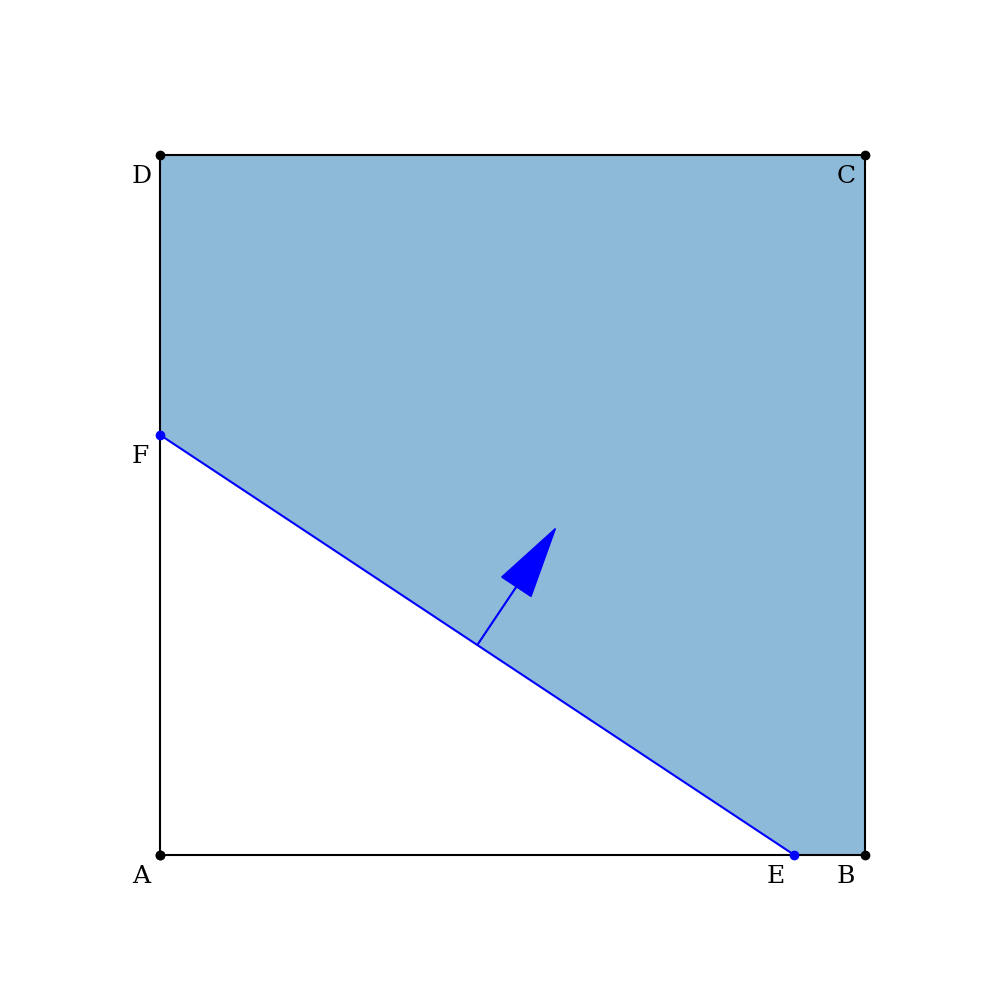

Write the Python code that produced this figure.
#import matplotlib.pyplot as plt
#x = range(1,10)
#y = range(1,10)
#plt.plot(x,y,'o')
#plt.show()

import matplotlib.pyplot as plt
import numpy as np
import matplotlib.patches as mpatches



# neighbour-intersection
E   = [0.9, 0]
F   = [0, 0.6]

# meta-intersection
#E   = [1, 0.3]
#F   = [0, 0.8]

G   = 0.5*(np.array(E)+np.array(F))
EF  = np.array(F) - np.array(E)
n   = 0.1*np.array([EF[1], -EF[0]])/np.linalg.norm(EF)

pt0 = [0, 0]
pt1 = [1, 0]
pt2 = [1, 1]
pt3 = [0, 1]
ptx = [pt0[0], pt1[0], pt2[0], pt3[0], pt0[0]]
pty = [pt0[1], pt1[1], pt2[1], pt3[1], pt0[1]]

EFx = [E[0], F[0]]
EFy = [E[1], F[1]]

liquidx = [E[0], pt1[0], pt2[0], pt3[0], F[0]]
liquidy = [E[1], pt1[1], pt2[1], pt3[1], F[1]]

font = {'family': 'serif',
        'color':  'black',
        'weight': 'normal',
        'size': 18,
        }

plt.figure(figsize=(10,10))
plt.axis('off')
plt.plot(ptx, pty, marker = 'o', color = 'k')
plt.fill(liquidx, liquidy, zorder=0, alpha=0.5)
plt.plot(EFx, EFy, marker = 'o', color = 'b')
plt.arrow(G[0], G[1], n[0], n[1], head_width=0.05, head_length=0.1, fc='b', ec='b')

# text
delta = -0.04
plt.text(pt0[0]+delta, pt0[1]+delta, 'A', fontdict=font)
plt.text(pt1[0]+delta, pt1[1]+delta, 'B', fontdict=font)
plt.text(pt2[0]+delta, pt2[1]+delta, 'C', fontdict=font)
plt.text(pt3[0]+delta, pt3[1]+delta, 'D', fontdict=font)
plt.text(E[0]+delta, E[1]+delta, 'E', fontdict=font)
plt.text(F[0]+delta, F[1]+delta, 'F', fontdict=font)

plt.show()
